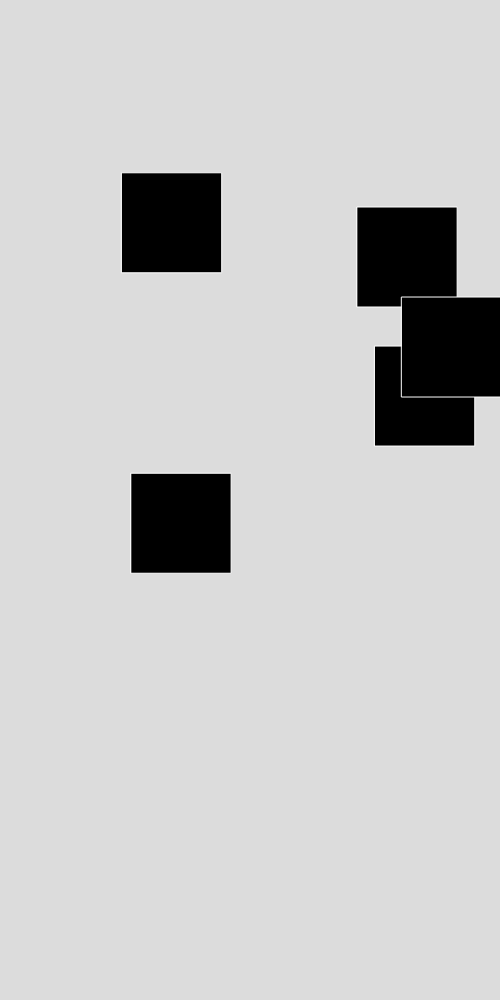
Frame 1 (no input)
Frame 60 (no input): identical to frame 1, image omitted
Frame 120 (the mouse pressed at the canvas centre since frame 60): identical to frame 1, image omitted

The p5.js sketch that drew this single still picture (run headless with seeded random() and noise() and a simulated clock; from frame 60 on, the mouse is pressed at the canvas centre):

// p5.js sketch
// ── sketch.js
// Global Variables
var pos = 0;
var ourObjects = [];

function setup() {
  createCanvas(500, windowHeight);
  // Create 5 Objects and add them to ourObjects list
  for (var i = 0; i < 5; i++) {
    // Give each object a random x and y postion with 100px width and height
    var x = random(width);
    var y = random(height);
    var w = 100;
    var h = 100;
    ourObjects.push(new ourObject(x, y, w, h));
  }
}

function draw() {
  background(220);
  // Draw all the objects from ourObjects list
  for (var i = 0; i < ourObjects.length; i++) {
    ourObjects[i].move(pos);
    ourObjects[i].display();
  }
}

// This runs everytime you scroll through the page
// It logs how much you have scrolled in variable "pos"
function mouseWheel() {
  pos += event.delta;
  if (pos <= 0) {
    pos = 0;
  }
  console.log(pos);
}

// This runs everytime mouse is pressed
// It creates a random new color and calls the obejcts that has been
// pressed to change its colour
function mousePressed() {
  for (var i = 0; i < ourObjects.length; i++) {
    var newColor = color(random(0, 255), random(0, 255), random(0, 255));
    ourObjects[i].clicked(newColor);
  }
}

// ourObject Class
function ourObject(x, y, w, h) {
  this.x = x;
  this.y = y;
  this.w = w;
  this.h = h;
  this.col = 0;

  this.display = function() {
    // Draw the objects
    stroke(255);
    fill(this.col);
    rect(this.x, this.y, this.w, this.h);
  }

  this.move = function(moveBy) {
    //  change its y position
    this.y = y + moveBy;
  }

  this.clicked = function(newColor) {
    // check if the mousepress was on the object
    if ((mouseX >= this.x && mouseX <= this.x + this.w) &&
      (mouseY >= this.y && mouseY <= this.y + this.h)) {
      this.col = newColor;
    }
  }
}
